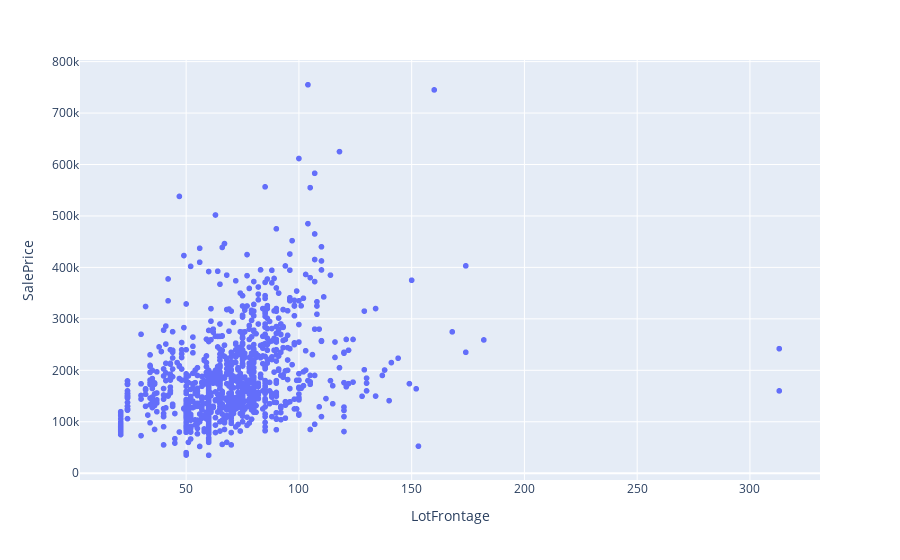

The notebook cell this image was saved under:
### Code cell
#LotFrontage vs SalePrice
fig = px.scatter(train_df, x="LotFrontage" , y="SalePrice")
fig.show()

### Figure 1 — Plotly figure (JSON) as saved in the notebook; plotly's stock layout.template omitted (floating-point values rounded to 4 significant figures; data arrays with more than 128 entries replaced by an {"elided": "..."} marker saying what was removed)
{"data": [{"hovertemplate": "LotFrontage=%{x}<br>SalePrice=%{y}<extra></extra>", "legendgroup": "", "marker": {"color": "#636efa", "symbol": "circle"}, "mode": "markers", "name": "", "showlegend": false, "type": "scattergl", "x": {"elided": "1460 int values"}, "xaxis": "x", "y": {"elided": "1460 int values"}, "yaxis": "y"}], "layout": {"legend": {"tracegroupgap": 0}, "margin": {"t": 60}, "xaxis": {"anchor": "y", "domain": [0, 1], "title": {"text": "LotFrontage"}}, "yaxis": {"anchor": "x", "domain": [0, 1], "title": {"text": "SalePrice"}}}}
